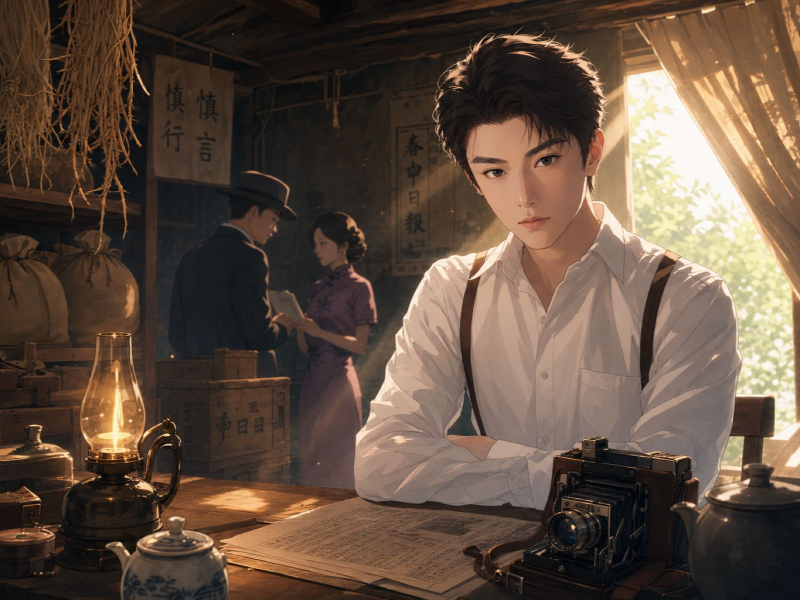
#> input picture levels/images/archive_06.jpeg, 1600 x 1200 px (shown at 1/2 size)
$ python grid_preview.py
#> lines starting #> are read from the running program, lines starting #| are printed output that depends on the picture
from PIL import Image, ImageDraw
import os

HERE = os.path.dirname(__file__)
IMG = os.path.join(HERE, '..', 'levels', 'images', 'archive_06.jpeg')

# 显示空间 900x675，原图 1600x1200
DISP_W, DISP_H = 900, 675
src = Image.open(IMG).convert('RGB').resize((DISP_W, DISP_H), Image.LANCZOS)
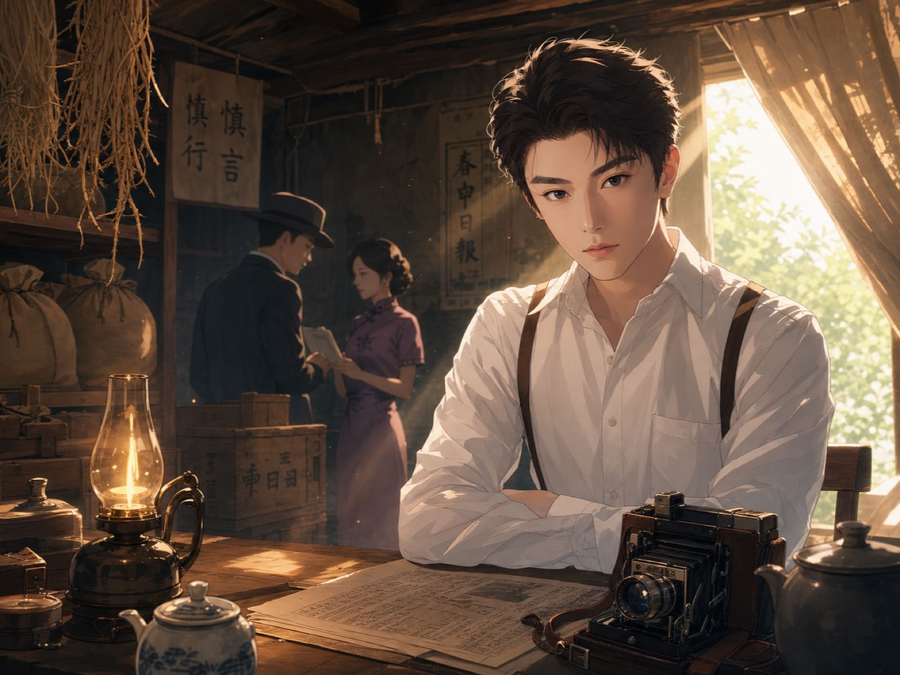
#> src: PIL image 900x675 RGB; mean R, G, B 96.1, 77.6, 63.8
d = ImageDraw.Draw(src)

# 每 50px 画一条网格线，每 100px 标注坐标
for x in range(0, DISP_W + 1, 50):
    color = (255, 80, 80) if x % 100 == 0 else (255, 180, 180)
    d.line([(x, 0), (x, DISP_H)], fill=color, width=1)
    if x % 100 == 0:
        d.text((x + 2, 2), str(x), fill=(255, 255, 0))
for y in range(0, DISP_H + 1, 50):
    color = (255, 80, 80) if y % 100 == 0 else (255, 180, 180)
    d.line([(0, y), (DISP_W, y)], fill=color, width=1)
    if y % 100 == 0:
        d.text((2, y + 2), str(y), fill=(255, 255, 0))

out = os.path.join(HERE, '_grid.png')
src.save(out)
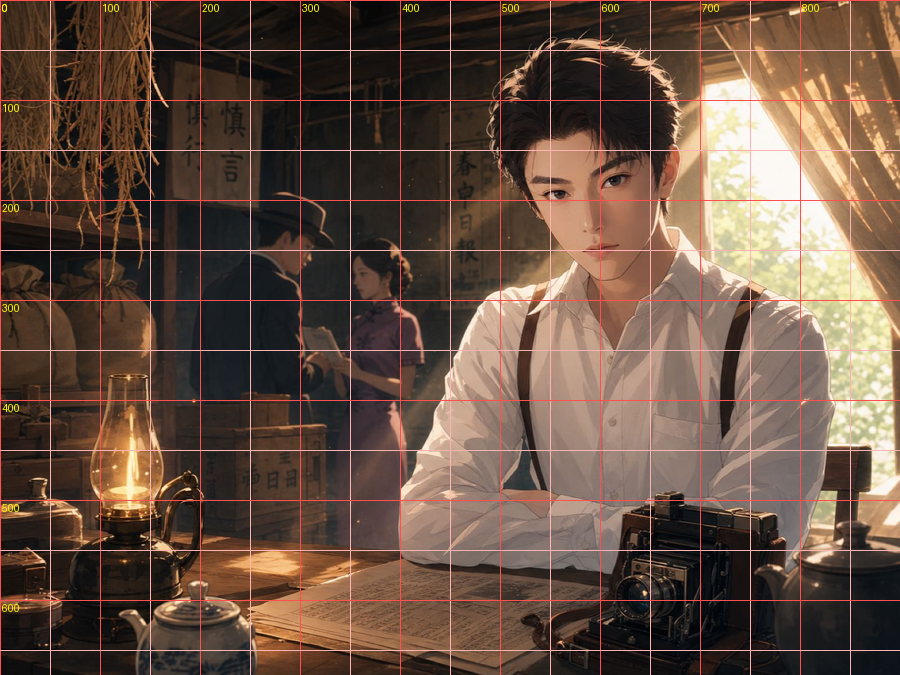
#> saved as _grid.png: PIL image 900x675 RGB; mean R, G, B 102.7, 80, 66.5
print('saved', out)

$ run again, with levels/images/archive_04.jpeg copied over levels/images/archive_06.jpeg
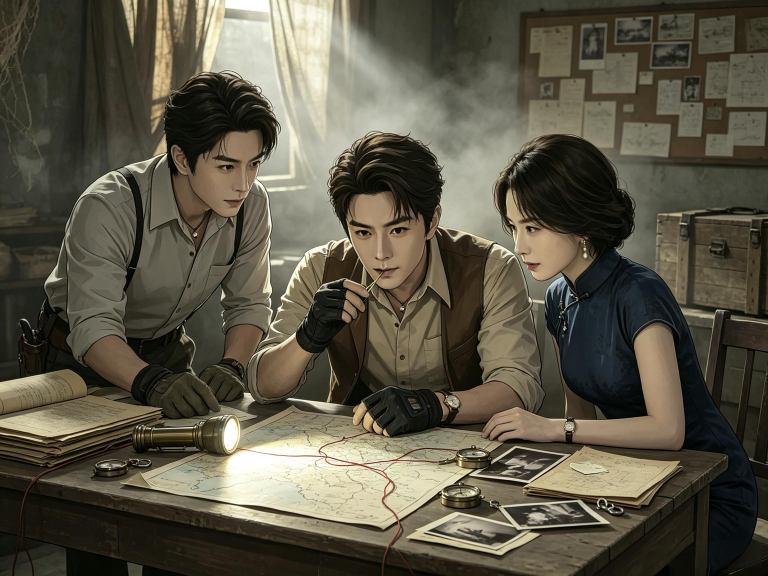
#> input picture levels/images/archive_04.jpeg, 2304 x 1728 px (shown at 1/3 size)
#> `src = Image.open(IMG).convert('RGB').resize((DISP_W, DISP_H), Image.LA..`:
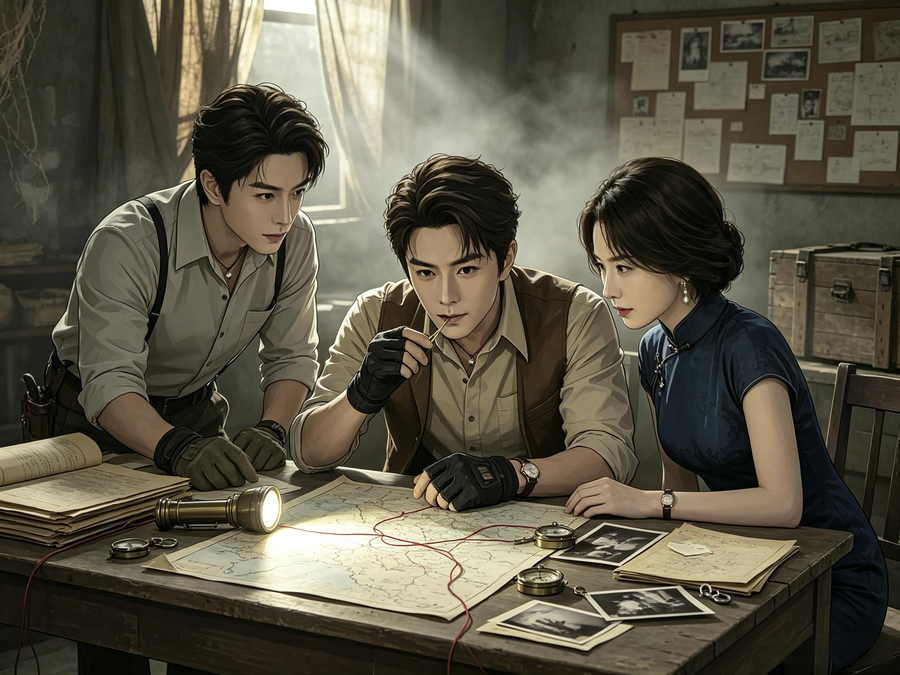
#> src: PIL image 900x675 RGB; mean R, G, B 90.4, 85.6, 69.8
#> `src.save(out)`:
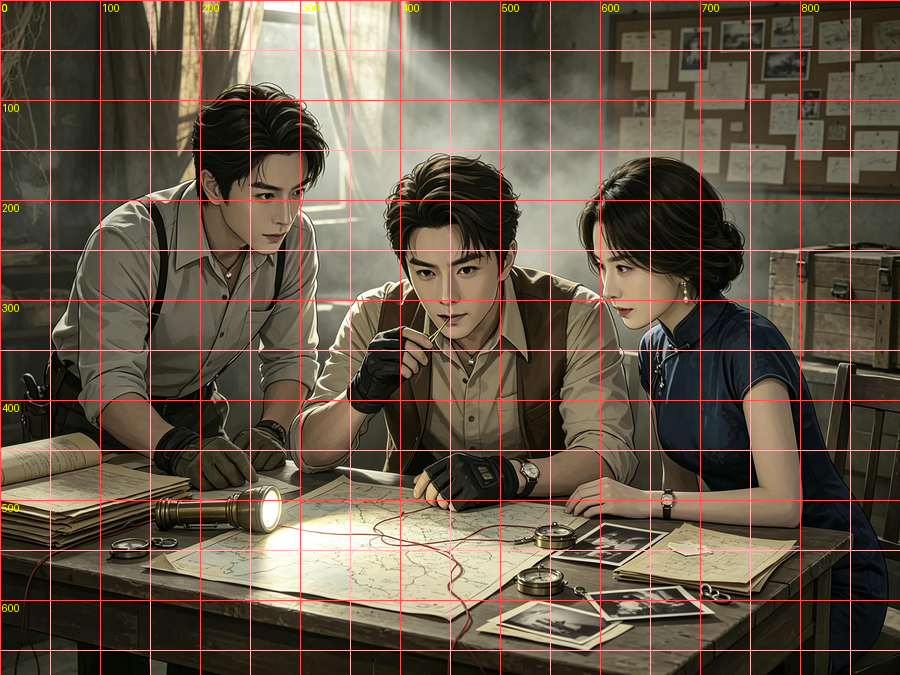
#> saved as _grid.png: PIL image 900x675 RGB; mean R, G, B 97.2, 87.6, 72.1

$ run again, with levels/images/archive_05.jpeg copied over levels/images/archive_06.jpeg
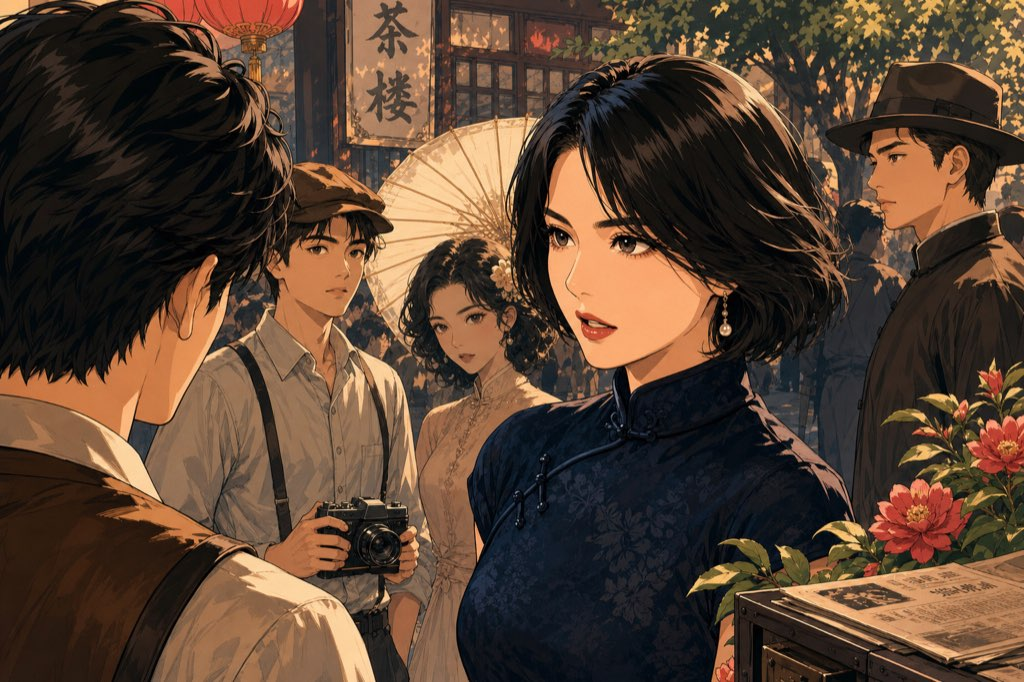
#> input picture levels/images/archive_05.jpeg, 1024 x 682 px
#> `src = Image.open(IMG).convert('RGB').resize((DISP_W, DISP_H), Image.LA..`:
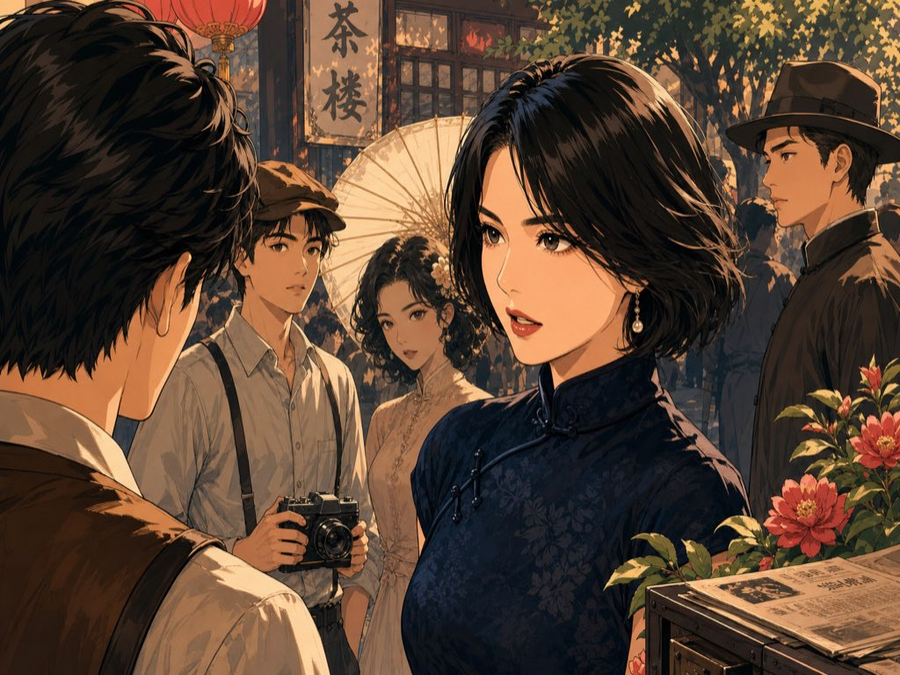
#> src: PIL image 900x675 RGB; mean R, G, B 87.3, 65.4, 49.6
#> `src.save(out)`:
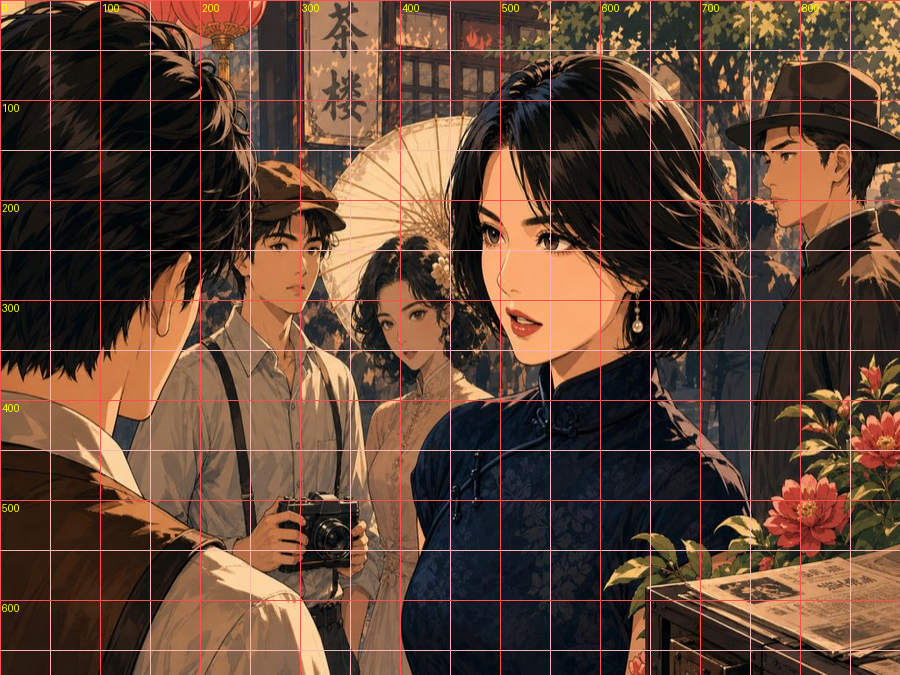
#> saved as _grid.png: PIL image 900x675 RGB; mean R, G, B 94.2, 68.2, 52.8
